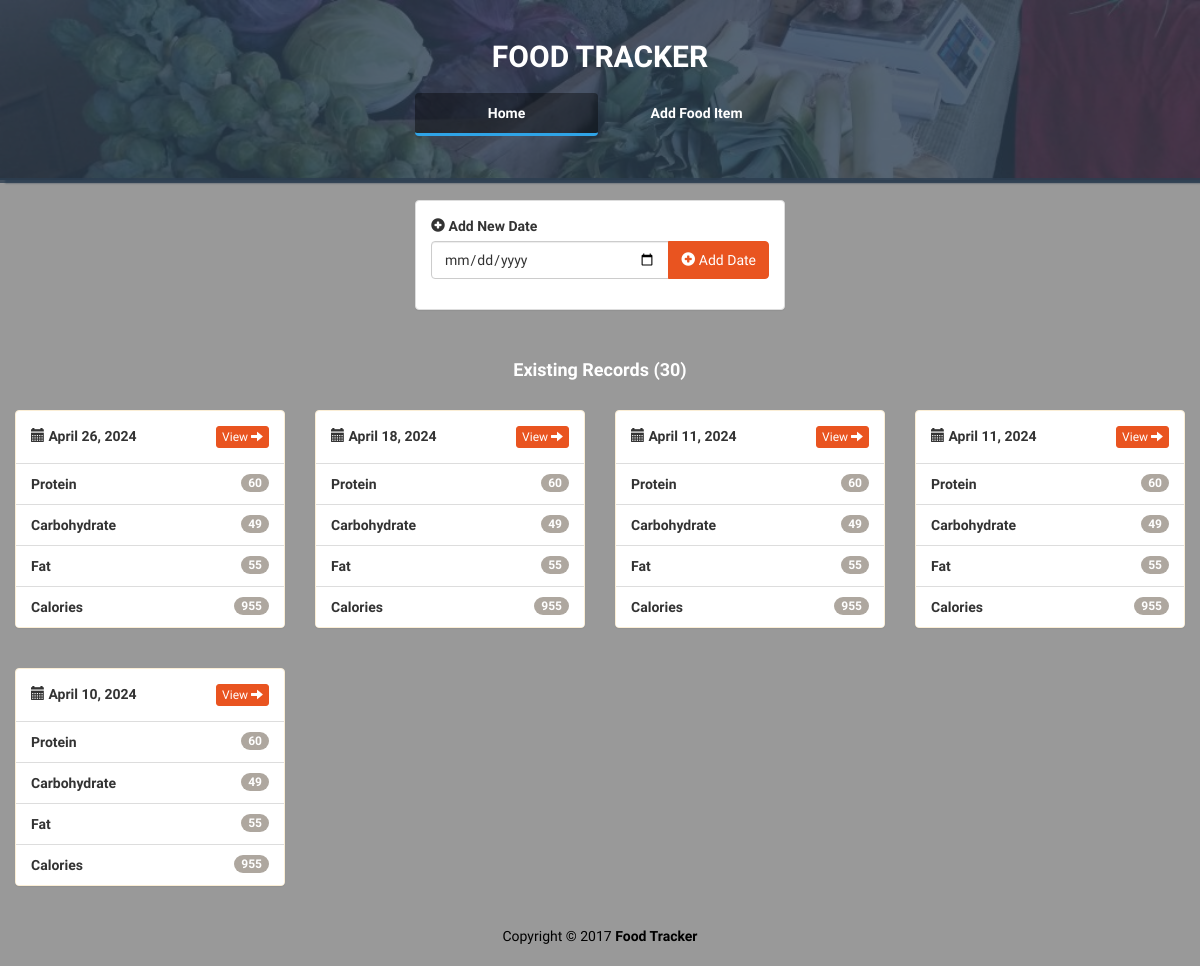
The page / on the database its author committed.
### foodtracker/models.py (models this page shows)
class Log(db.Model):
    id = db.Column(db.Integer, primary_key=True)
    date = db.Column(db.Date, nullable=False)
    foods = db.relationship('Food', secondary=log_food, lazy='dynamic')

### foodtracker/main/routes.py (the view)
@main.route('/')
def index():
    log_dates = Log.query.order_by(Log.date.desc()).all()
    return render_template('index.html', log_dates=log_dates)

### foodtracker/templates/index.html (shortened to what this page needs)
<!DOCTYPE html>
<html lang="en">
	<head>
		<link rel="stylesheet" href="{{ url_for('static', filename='bs/css/united.min.css') }}" />
		<link rel="stylesheet" href="{{ url_for('static', filename='styles.css') }}" />
	</head>
	<body>
		<div class="container-fluid" id="wrapper">
			<div class="row" id="homeJumbo">
				<div class="overlay"></div>
				<div class="col-lg-12">
					<h1>
						<a href="{{ url_for('main.index') }}">FOOD TRACKER</a>
					</h1>
					<div class="row t20">
						<div class="col-lg-4 col-lg-offset-4">
							<ul class="nav nav-pills nav-justified">
							  <li role="presentation" class="active">
							  	<a href="{{ url_for('main.index') }}" title="Home">Home</a>
							  </li>
							  <li role="presentation">
							  	<a href="{{ url_for('main.add') }}" title="Add Food Item">Add Food Item</a>
							  </li>
							</ul>
						</div>
					</div>
				</div>
			</div>
			<div class="row t20">
				<div class="col-lg-4 col-lg-offset-4">
					<div class="panel panel-default">
						<div class="panel-body">
							<form action="{{ url_for('main.create_log') }}" method="POST" role="form">
								<div class="form-group">
									<label><i class="glyphicon glyphicon-plus-sign"></i> Add New Date</label>
									<div class="input-group">
									  <input type="date" class="form-control" name="date" placeholder="Select New Date" aria-label="date" aria-describedby="add-btn">
									  <span class="input-group-btn">
										<button type="submit" class="btn btn-primary" id="add-btn">
										  <i class="glyphicon glyphicon-plus-sign"></i> Add Date
										</button>
									  </span>
									</div>
								</div>
							</form>
						</div>
					</div>
				</div>
			</div>
			<div class="row t20">
				<div class="col-lg-12">
					<h4 class="text-center text-white"><strong>Existing Records (30)</strong></h4>
				</div>
			</div>
			{% for row in log_dates|batch(4) %}
			<div class="row t20">
				{% for log_date in row %}
				<div class="col-lg-3">
					<div class="panel panel-warning">
						<div class="panel-body text-bold">
							<i class="glyphicon glyphicon-calendar"></i> {{ log_date.date.strftime('%B %d, %Y') }}
							<a class="btn btn-primary btn-xs pull-right" href="{{ url_for('main.view', log_id=log_date.id) }}">
								View <i class="glyphicon glyphicon-arrow-right"></i>
							</a>
						</div>
						<ul class="list-group">
							<li class="list-group-item text-bold"><span class="badge">60</span> Protein</li>
							<li class="list-group-item text-bold"><span class="badge">49</span> Carbohydrate</li>
							<li class="list-group-item text-bold"><span class="badge">55</span> Fat</li>
							<li class="list-group-item text-bold"><span class="badge">955</span> Calories</li>
						</ul>
					</div>
				</div>
				{% endfor %}
			</div>
			{% endfor %}
			<footer>
				<div class="row pad">
					<div class="col-lg-12 text-center">
						Copyright &copy; 2017 <strong>Food Tracker</strong>
					</div>
				</div>
			</footer>
		</div>
	</body>
</html>

### foodtracker/static/styles.css (style rules this page uses)
body { background: rgba(0, 0, 0, .4); font-family: 'Ubuntu', sans-serif; }
#homeJumbo { position: relative; min-height: 180px; background: rgba(44, 62, 80, .8); background-image: url('./img/bg.jpg'); background-size: cover; background-repeat: no-repeat; border-bottom: 2px solid rgba(44, 62, 80, .8); box-shadow: 7px 1px 2px 2px rgba(44, 62, 80, .8); }
#homeJumbo > div.overlay { position: absolute; height: 183px; width: 100%; background: rgba(44, 62, 80, .8); }
#homeJumbo h1 { font-size: 30px; color: white; font-family: 'Oswald'; text-align: center; padding-top: 20px; font-weight: bolder; }
#homeJumbo h1 > a { color: white; text-decoration: none; }
.t20 { margin-top: 20px; }
.nav-pills>li.active>a, .nav-pills>li.active>a:hover, .nav-pills>li.active>a:focus { color: white; border-bottom: 3px solid #2fa4e7; font-weight: bolder; background: rgba(0, 0, 0, .4); }
.nav-justified>li>a { color: white; font-weight: bolder; }
.nav-pills>li+li { padding-left: 10px; }
.text-bold { font-weight: bolder !important; }
.text-white { color: white !important; }
footer { margin-top: 20px; color: black; margin-bottom: 20px; }

### rows shown on the page
Log: date "April 26, 2024"
Log: date "April 18, 2024"
Log: date "April 11, 2024"
Log: date "April 11, 2024"
Log: date "April 10, 2024"
